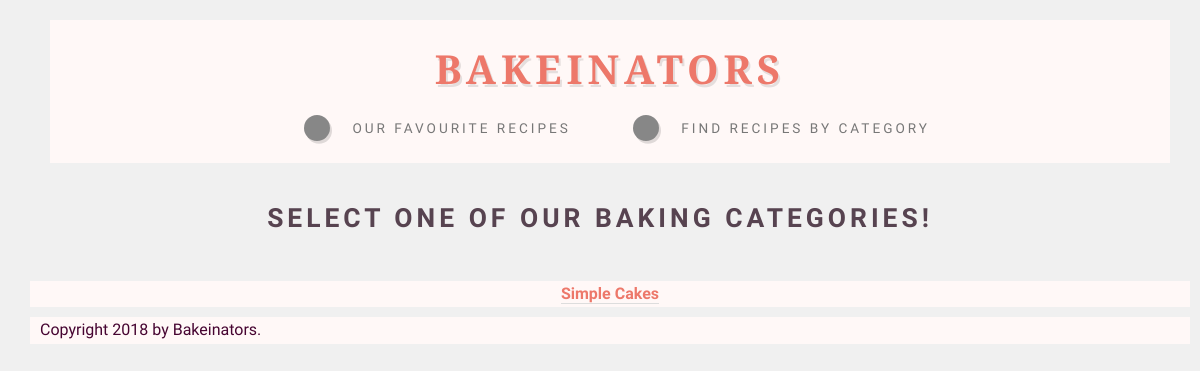
The page /categories/ on the database as committed earlier.
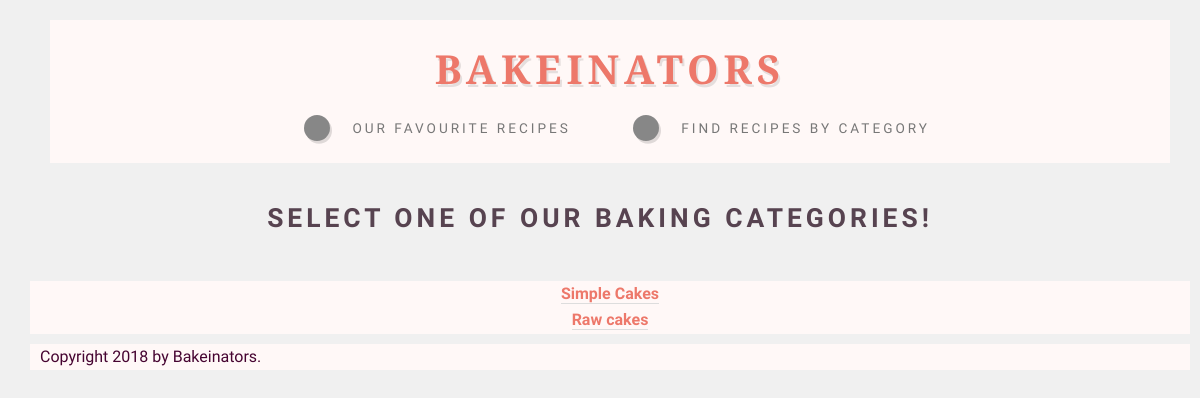
The same page on the database as committed later.
### blog/models.py (models this page shows)
class Category(object):
    pass

### blog/views.py (the view)
# urls.py: path('categories/', view_categories),
def view_categories(request):
    try:
        categories = Category.objects.all()
    except:
        pass
    return render_to_response('view_categories.html', {
      'categories': categories.all(),
      })

### templates/view_categories.html
{% extends 'base.html' %}
{% block content %}
<h2 style="text-align: center; font-weight: bold">Select one of our baking categories!</h2>
<div class="container">
    {% for c in categories %}
    <a href="{% url 'viewcat' c.id %}" >{{ c.title }} </br> </a>
  {% endfor %}
</div>
{% endblock %}

Rows that differ between the two databases and show on the page:
added Category: title "Raw cakes"
